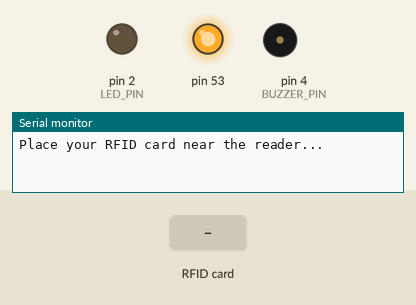
Bench run of a sketch on a simulated Arduino Mega 2560, built with avr-gcc and run on an emulated ATmega2560. Shown: output pins drawn as LEDs (lit = HIGH), buzzer (waves = sounding, pin HIGH), the last lines printed to the serial monitor. Dashed ring = blinking. The test bench sets the inputs (shaded band).

Above: at 1.2 s.
1.3 s: RFID card 10 0C B1 56 held to the reader
At 1.7 s:
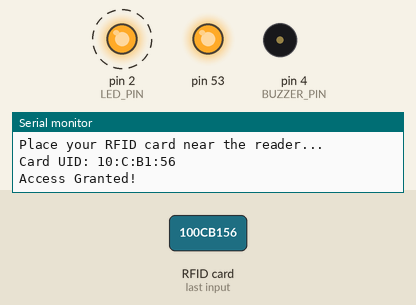
4.3 s: RFID card 5E 7A 19 C4 held to the reader
At 6.7 s:
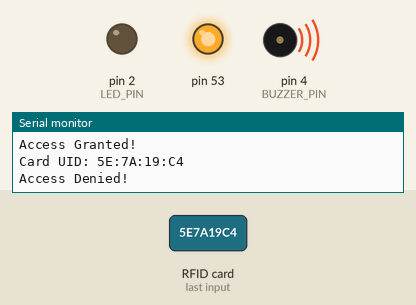
Timing chart, 0 to 12.3 s (numbered marks = the images above; inputs shaded):
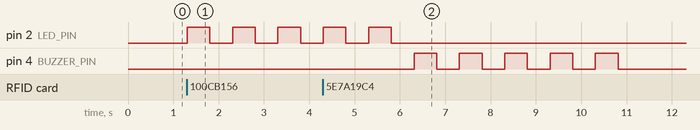

The sketch:

RFID_LED_BUZZER.ino
```cpp
#include <SPI.h>
#include <MFRC522.h>

// RFID pins
#define RST_PIN 22
#define SS_PIN 5

// LED and Buzzer pins
#define LED_PIN 2
#define BUZZER_PIN 4

MFRC522 mfrc522(SS_PIN, RST_PIN); // Create MFRC522 instance

// Known RFID tag UID (change to match your card/tag UID)
byte knownUID[] = {0x10, 0x0C, 0xB1, 0x56}; // Replace with your UID

void setup() {
  Serial.begin(115200);
  SPI.begin(); // Init SPI bus
  mfrc522.PCD_Init(); // Init MFRC522

  pinMode(LED_PIN, OUTPUT);
  pinMode(BUZZER_PIN, OUTPUT);

  Serial.println("Place your RFID card near the reader...");
}

void loop() {
  // Check for new card
  if (!mfrc522.PICC_IsNewCardPresent() || !mfrc522.PICC_ReadCardSerial()) {
    return;
  }

  // Print UID of the card
  Serial.print("Card UID: ");
  for (byte i = 0; i < mfrc522.uid.size; i++) {
    Serial.print(mfrc522.uid.uidByte[i], HEX);
    if (i < mfrc522.uid.size - 1) Serial.print(":");
  }
  Serial.println();

  // Compare UID with known UID
  if (compareUID(mfrc522.uid.uidByte, mfrc522.uid.size, knownUID, sizeof(knownUID))) {
    Serial.println("Access Granted!");
    blinkLED(5); // Blink LED for 5 seconds
  } else {
    Serial.println("Access Denied!");
    soundBuzzer(5); // Sound buzzer for 5 seconds
  }

  mfrc522.PICC_HaltA(); // Halt PICC
  mfrc522.PCD_StopCrypto1(); // Stop encryption on PCD
}

bool compareUID(byte *uid1, byte size1, byte *uid2, byte size2) {
  if (size1 != size2) return false;
  for (byte i = 0; i < size1; i++) {
    if (uid1[i] != uid2[i]) return false;
  }
  return true;
}

void blinkLED(int seconds) {
  for (int i = 0; i < seconds; i++) {
    digitalWrite(LED_PIN, HIGH);
    delay(500);
    digitalWrite(LED_PIN, LOW);
    delay(500);
  }
}

void soundBuzzer(int seconds) {
  for (int i = 0; i < seconds; i++) {
    digitalWrite(BUZZER_PIN, HIGH);
    delay(500);
    digitalWrite(BUZZER_PIN, LOW);
    delay(500);
  }
}
```

Measured:
- after the input at 1.3 s, pin 2 (LED_PIN): alternates HIGH for 0.50 s and LOW for 0.50 s, starting at once
- after the input at 4.3 s, pin 4 (BUZZER_PIN): alternates HIGH for 0.50 s and LOW for 0.50 s, 10 changes in all, then stays LOW, starting after 2.0 s
